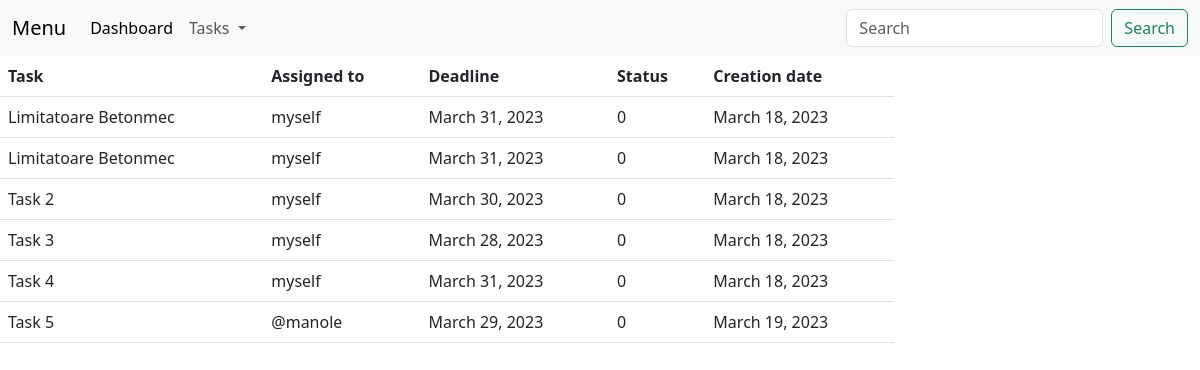
The page /task_list/ on the database as committed earlier.
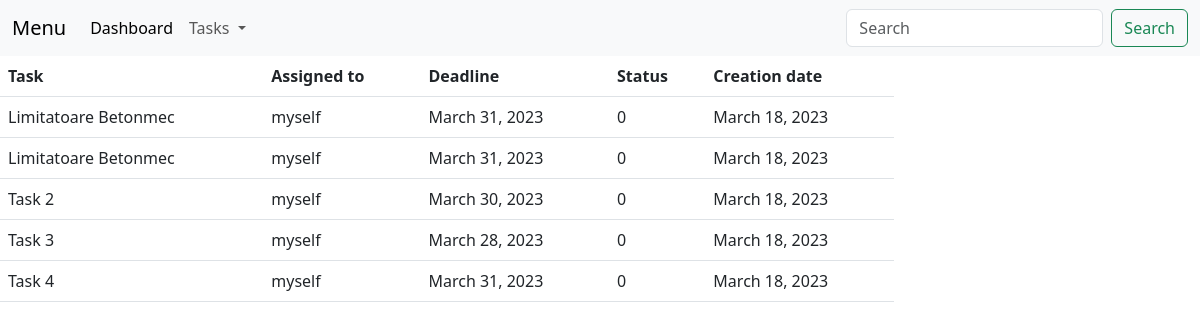
The same page on the database as committed later.
### todo/models.py (models this page shows, shortened)
class Task(models.Model):
    user_choices = [(user.username, user.username) for user in User.objects.all()]
    task = models.CharField(max_length=100)
    description = models.TextField(max_length=200)
    deadline = models.DateField()
    assigned_to = models.CharField(max_length=20, choices=user_choices)
    status = models.IntegerField(default=0)
    creation_date = models.DateField(auto_now_add=True)

### todo/views.py (the view)
# urls.py: path('task_list/', views.TaskListView.as_view(), name='task-list'),
class TaskListView(ListView):
    template_name = "todo/task_list.html"
    model = Task
    context_object_name = "all_tasks"
    def get_queryset(self):
        return Task.objects.all()

### templates/todo/task_list.html (shortened to what this page needs)
{% extends "base.html" %}
{% block content %}
    <div class="containter-fluid">
        <div class="row">
            <div class="col-md-9">
                {% if all_tasks %}
                    <table class="table">
                        <thead>
                        <tr>
                            <th>Task</th>
                            <th>Assigned to</th>
                            <th>Deadline</th>
                            <th>Status</th>
                            <th>Creation date</th>
                        </tr>
                        </thead>
                {% endif %}
                <tbody>
                {% for task in all_tasks %}
                <tr>
                    <td>{{ task.task }}</td>
                    <td>{{ task.assigned_to }}</td>
                    <td>{{ task.deadline }}</td>
                    <td>{{ task.status }}</td>
                    <td>{{ task.creation_date }}</td>
                </tr>
                {% endfor %}
                </tbody>
            </div>
        </div>
    </div>
{% endblock %}

Rows that differ between the two databases and show on the page:
removed Task: task "Task 5", assigned_to "@manole", deadline "March 29, 2023", status "0", creation_date "March 19, 2023"
